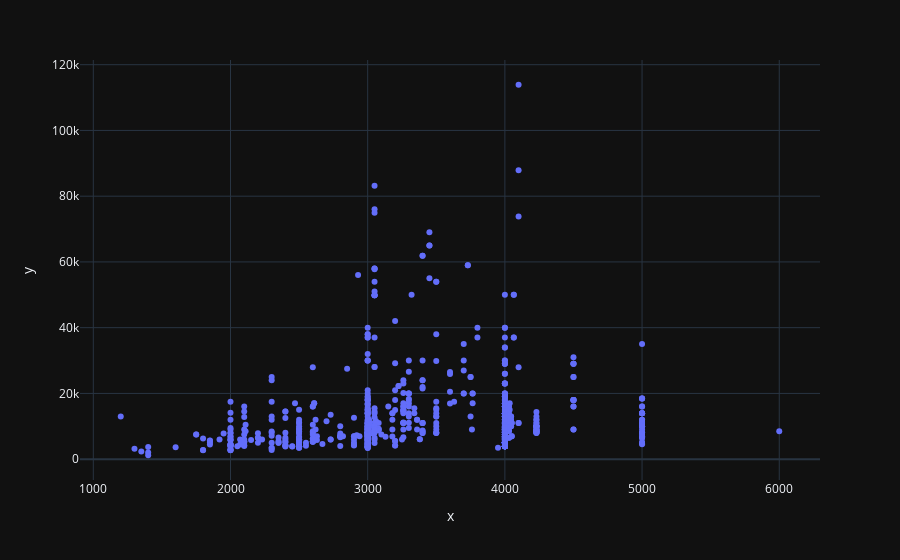

Source (notebook cell):
### Code cell
px.scatter(x=mobile_df["Battery(in mAh)"],y=mobile_df["Price in Rupees"])

### Figure 1 — Plotly figure (JSON) as saved in the notebook; plotly's stock layout.template omitted (floating-point values rounded to 4 significant figures; data arrays with more than 128 entries replaced by an {"elided": "..."} marker saying what was removed)
{"data": [{"hovertemplate": "x=%{x}<br>y=%{y}<extra></extra>", "legendgroup": "", "marker": {"color": "#636efa", "symbol": "circle"}, "mode": "markers", "name": "", "orientation": "v", "showlegend": false, "type": "scatter", "x": {"elided": "823 int values"}, "xaxis": "x", "y": {"elided": "823 int values"}, "yaxis": "y"}], "layout": {"legend": {"tracegroupgap": 0}, "margin": {"t": 60}, "xaxis": {"anchor": "y", "domain": [0, 1], "title": {"text": "x"}}, "yaxis": {"anchor": "x", "domain": [0, 1], "title": {"text": "y"}}}}
